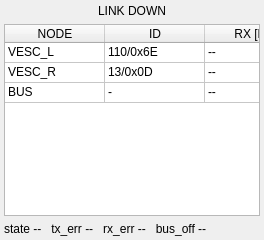
           <widget class="QWidget" name="canTab">
            <attribute name="title">
             <string>CAN0 · 500 kbit/s</string>
            </attribute>
            <layout class="QVBoxLayout" name="canLayout">
             <property name="leftMargin">
              <number>4</number>
             </property>
             <property name="topMargin">
              <number>4</number>
             </property>
             <property name="rightMargin">
              <number>4</number>
             </property>
             <property name="bottomMargin">
              <number>4</number>
             </property>
             <item>
              <widget class="QLabel" name="canStatePill">
               <property name="text">
                <string>LINK DOWN</string>
               </property>
               <property name="alignment">
                <set>Qt::AlignCenter</set>
               </property>
               <property name="state" stdset="0">
                <string>off</string>
               </property>
              </widget>
             </item>
             <item>
              <widget class="QTableWidget" name="canTable">
               <property name="editTriggers">
                <set>QAbstractItemView::NoEditTriggers</set>
               </property>
               <property name="selectionMode">
                <enum>QAbstractItemView::NoSelection</enum>
               </property>
               <property name="focusPolicy">
                <enum>Qt::NoFocus</enum>
               </property>
               <property name="verticalScrollBarPolicy">
                <enum>Qt::ScrollBarAlwaysOff</enum>
               </property>
               <property name="horizontalScrollBarPolicy">
                <enum>Qt::ScrollBarAlwaysOff</enum>
               </property>
               <attribute name="verticalHeaderVisible">
                <bool>false</bool>
               </attribute>
               <attribute name="horizontalHeaderStretchLastSection">
                <bool>true</bool>
               </attribute>
               <attribute name="horizontalHeaderMinimumSectionSize">
                <number>20</number>
               </attribute>
               <attribute name="verticalHeaderDefaultSectionSize">
                <number>20</number>
               </attribute>
               <row/>
               <row/>
               <row/>
               <column>
                <property name="text">
                 <string>NODE</string>
                </property>
               </column>
               <column>
                <property name="text">
                 <string>ID</string>
                </property>
               </column>
               <column>
                <property name="text">
                 <string>RX [Hz]</string>
                </property>
               </column>
               <column>
                <property name="text">
                 <string>LAST [ms]</string>
                </property>
               </column>
               <column>
                <property name="text">
                 <string>STAT</string>
                </property>
               </column>
               <item row="0" column="0">
                <property name="text">
                 <string>VESC_L</string>
                </property>
               </item>
               <item row="0" column="1">
                <property name="text">
                 <string>110/0x6E</string>
                </property>
               </item>
               <item row="0" column="2">
                <property name="text">
                 <string>--</string>
                </property>
               </item>
               <item row="0" column="3">
                <property name="text">
                 <string>--</string>
                </property>
               </item>
               <item row="0" column="4">
                <property name="text">
                 <string>--</string>
                </property>
               </item>
               <item row="1" column="0">
                <property name="text">
                 <string>VESC_R</string>
                </property>
               </item>
               <item row="1" column="1">
                <property name="text">
                 <string>13/0x0D</string>
                </property>
               </item>
               <item row="1" column="2">
                <property name="text">
                 <string>--</string>
                </property>
               </item>
               <item row="1" column="3">
                <property name="text">
                 <string>--</string>
                </property>
               </item>
               <item row="1" column="4">
                <property name="text">
                 <string>--</string>
                </property>
               </item>
               <item row="2" column="0">
                <property name="text">
                 <string>BUS</string>
                </property>
               </item>
               <item row="2" column="1">
                <property name="text">
                 <string>-</string>
                </property>
               </item>
               <item row="2" column="2">
                <property name="text">
                 <string>--</string>
                </property>
               </item>
               <item row="2" column="3">
                <property name="text">
                 <string>-</string>
                </property>
               </item>
               <item row="2" column="4">
                <property name="text">
                 <string>--</string>
                </property>
               </item>
              </widget>
             </item>
             <item>
              <widget class="QLabel" name="canBusStats">
               <property name="text">
                <string>state --   tx_err --   rx_err --   bus_off --</string>
               </property>
               <property name="role" stdset="0">
                <string>caption</string>
               </property>
              </widget>
             </item>
            </layout>
           </widget>
